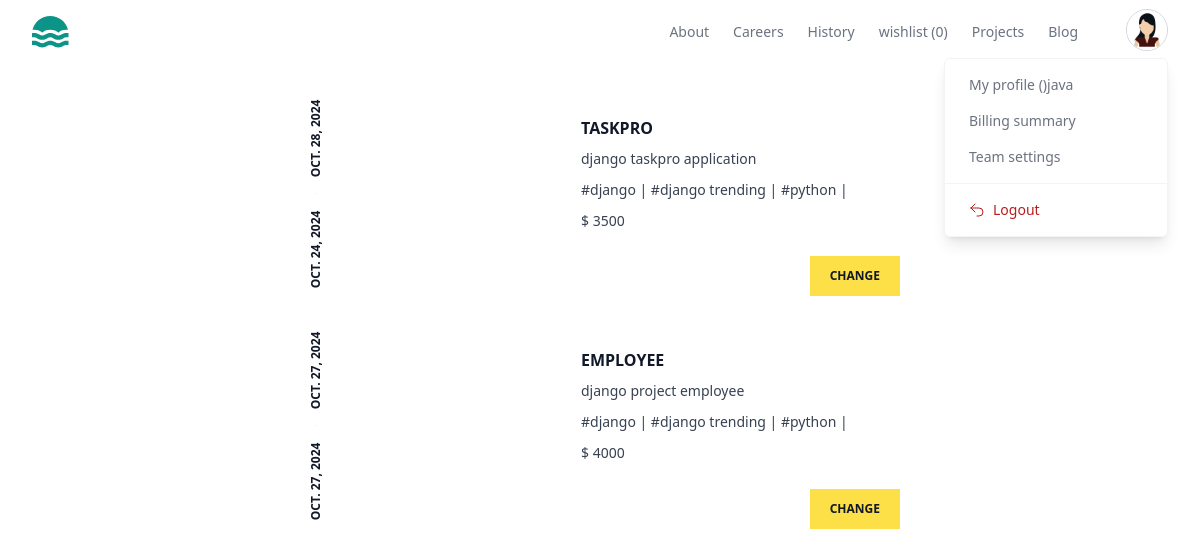
The app's page /myworks/all (signed in), older data.
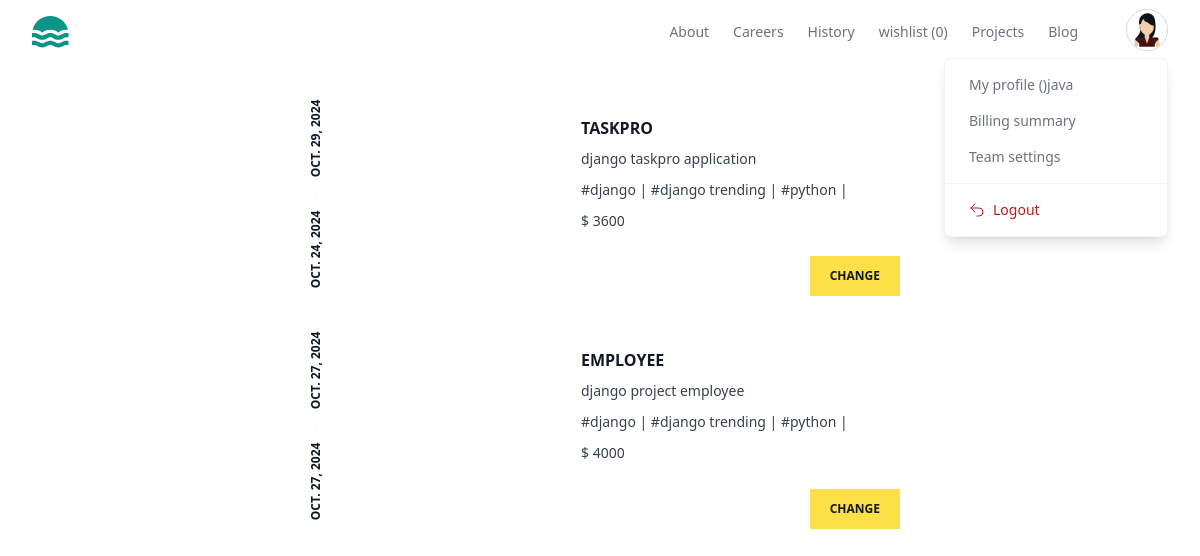
The same page, newer data.
### store/models.py (models this page shows, shortened)
class BaseModel(models.Model):
    created_date=models.DateTimeField(auto_now_add=True)
    updated_date=models.DateTimeField(auto_now=True)
    is_active=models.BooleanField(default=True)

class Project(BaseModel):
    title=models.CharField(max_length=200)
    description=models.TextField()
    preview_image=models.ImageField(upload_to="previewimages",null=True,blank=True)
    price=models.PositiveIntegerField()
    developer=models.ForeignKey(User,on_delete=models.CASCADE)
    files=models.FileField(upload_to="projects",null=True,blank=True)
    tag_objects=models.ManyToManyField(Tag,null=True)
    thumbnail=EmbedVideoField()

class BaseModel(models.Model):
    created_date=models.DateTimeField(auto_now_add=True)
    updated_date=models.DateTimeField(auto_now=True)
    is_active=models.BooleanField(default=True)

### store/views.py (the view)
# urls.py: path('myworks/all',views.MyProjectListView.as_view(),name="my-works"),
@method_decorator(decs,name="dispatch")
class MyProjectListView(View):
    template_name="my_project.html"
    def get(self,request,*args,**kwargs):
        qs=Project.objects.filter(developer=request.user)
        return render(request,self.template_name,{"data":qs})

### store/context_processors.py (called while the page is built)
def wishlist_item_count(request):
    count=0
    if request.user.is_authenticated:
        count=request.user.basket.basket_item.filter(is_order_placed=False).count()
    return {"cart_item_count":count}

### store/templates/my_project.html (shortened to what this page needs)
{%extends 'base.html'%}
{% load embed_video_tags %}
{%block main_block%}
<div class="w-1/2 mx-auto mt-2">
    {%for p in data%}
    <article class="flex bg-white transition hover:shadow-xl mt-7">
        <div class="rotate-180 p-2 [writing-mode:_vertical-lr]">
          <time
            datetime="2022-10-10"
            class="flex items-center justify-between gap-4 text-xs font-bold uppercase text-gray-900"
          >
            <span>{{p.created_date|date}}</span>
            <span>{{p.updated_date|date}}</span>
          </time>
        </div>
        <div class="hidden sm:block sm:basis-56">
        </div>
        <div class="flex flex-1 flex-col justify-between">
          <div class="border-s border-gray-900/10 p-4 sm:border-l-transparent sm:p-6">
            <a href="#">
              <h3 class="font-bold uppercase text-gray-900">
                {{p.title}}
              </h3>
            </a>
            <p class="mt-2 line-clamp-3 text-sm/relaxed text-gray-700">
              {{p.description}}
            </p>
            <p class="mt-2 line-clamp-3 text-sm/relaxed text-gray-700">
                {%for t in p.tag_objects.all%}
                #{{t.title}} |
                {%endfor%}
               </p>
            <p class="mt-2 line-clamp-3 text-sm/relaxed text-gray-700">
               $ {{p.price}}
              </p>
          </div>
          <div class="sm:flex sm:items-end sm:justify-end">
            <a
              href="{%url 'project-update' p.id%}"
              class="block bg-yellow-300 px-5 py-3 text-center text-xs font-bold uppercase text-gray-900 transition hover:bg-yellow-400"
            >
              change
            </a>
          </div>
        </div>
      </article>
    {%endfor%}
</div>
{%endblock%}

Row changes from the older to the newer data that the page shows:
changed Project "TASKPRO": updated_date "OCT. 28, 2024" → "OCT. 29, 2024"; price "3500" → "3600"
